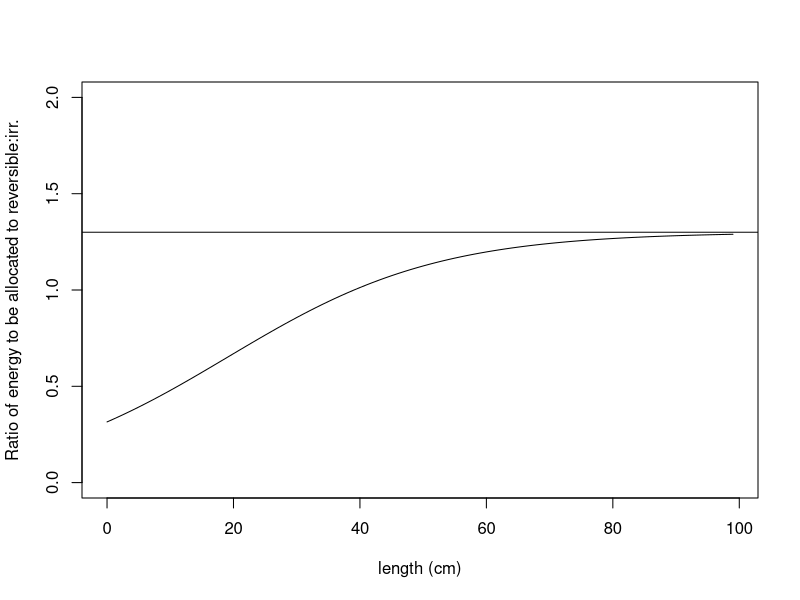

Generate this figure with R:
## ---- chunk 1
knitr::opts_chunk$set(echo = TRUE)
## ---- chunk 2
ratios <- vector(mode="numeric", length=25)
r =6
# In meters
l_bar = 0.2
lambda_min=0

lambda_max=1.3

for (i in 1:100) {
  ratios[i] <- lambda_min + (lambda_max-lambda_min)*(exp(r*((i/100)-l_bar)))/(1+exp(r*((i/100)-l_bar)))
}
plot(0:(length(ratios)-1), ratios, xlab="length (cm)", ylab="Ratio of energy to be allocated to reversible:irr.", type="l", ylim=c(0,2))
abline(h=1.3)
